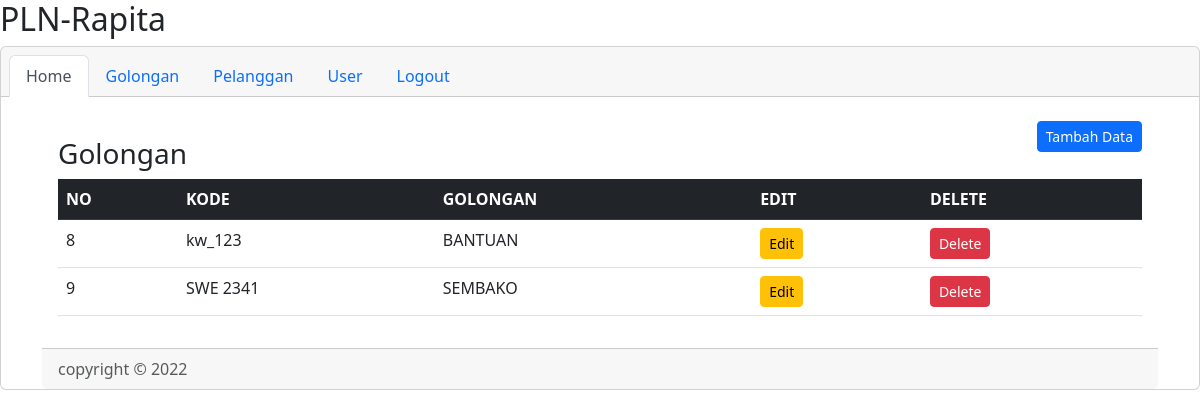
Screenshot of /golongan with the database file from the repository.
### tables this page shows
CREATE TABLE `tb_golongan` (
  `gol_id` tinyint(3) NOT NULL,
  `gol_kode` varchar(10) NOT NULL,
  `gol_nama` varchar(50) DEFAULT NULL,
  `created_at` timestamp NOT NULL DEFAULT current_timestamp() ON UPDATE current_timestamp(),
  `update_at` datetime DEFAULT NULL
);

### app/core/Controller.php (called while the page is built, shortened)
<?php
class Controller
{
	public function home($view, $data = [])
	{
		require_once ROOT . "layouts/home.php";
	}
}

### app/controllers/Golongan.php (called while the page is built, shortened)
<?php
class Golongan extends Controller
{
      public function __construct()
      {
            $this->model = new \App\Models\Golongan();
      }
      public function index()
      {
            $data['rows'] = $this->model->all();
            $this->home('golongan/index', $data);
      }
}

### index.php (called while the page is built, shortened)
<?php
new App\Core\Bootstrap();

### app/core/Model.php (called while the page is built, shortened)
<?php
class Model
{
	public function __construct()
	{
		try {
			$this->db = new PDO("mysql:host=localhost;dbname=dbtugas2rapita", "root", "");
		} catch (Exception $e) {
			die("error! " . $e->getMessage());
		}
	}
}

### app/models/Golongan.php (called while the page is built, shortened)
<?php
class Golongan extends Model
{
      public function all()
      {
            $sql = "SELECT * FROM tb_golongan";
            $stmt = $this->db->prepare($sql);
            $stmt->execute();
            $data = [];
            while ($rows = $stmt->fetch()) {
                  $data[] = $rows;
            }
            return $data;
      }
}

### app/views/golongan/index.php (the view)
 <a class="btn btn-primary btn-sm float-end" href="<?php echo URL; ?>/golongan/input">Tambah Data</a><pre></pre>
<h3>Golongan</h3>
<table class="table">
      <thead class="table-dark">
            <th>NO</th>
            <th>KODE</th>
            <th>GOLONGAN</th>
            <th>EDIT</th>
            <th>DELETE</th>
      </thead>
      <tbody>
      <?php foreach ($data['rows'] as $row) { ?>
            <tr>
                  <td><?php echo $row['gol_id']; ?></td>
                  <td><?php echo $row['gol_kode']; ?></td>
                  <td><?php echo $row['gol_nama']; ?></td>
                  <td><a href="<?php echo URL; ?>/golongan/edit/<?php echo $row['gol_id']; ?>" class="btn btn-warning btn-sm" >Edit</a></td>
                  <td><a href="<?php echo URL; ?>/golongan/delete/<?php echo $row['gol_id']; ?>" class="btn btn-danger btn-sm" >Delete</a></td>
            </tr>
      <?php } ?>
</tbody>
</table

### rows the page displays
tb_golongan: gol "8", gol_kode "kw_123", gol_nama "BANTUAN"
tb_golongan: gol "9", gol_kode "SWE 2341", gol_nama "SEMBAKO"
